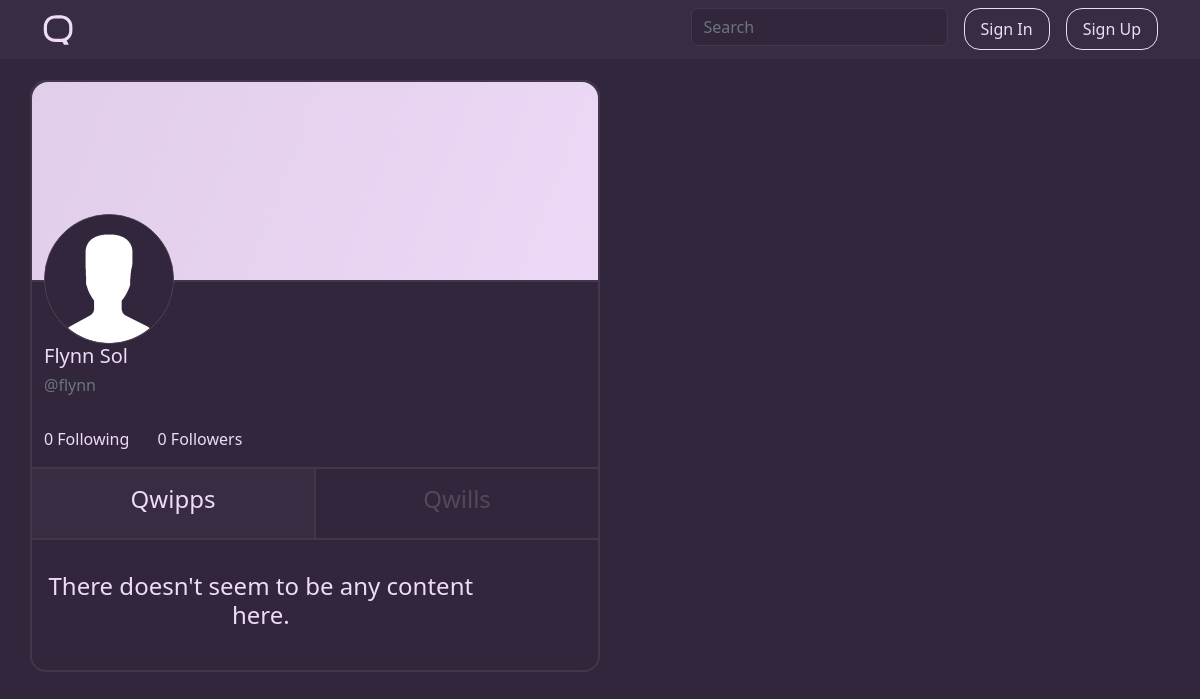
The page /u/flynn on the database as committed earlier.
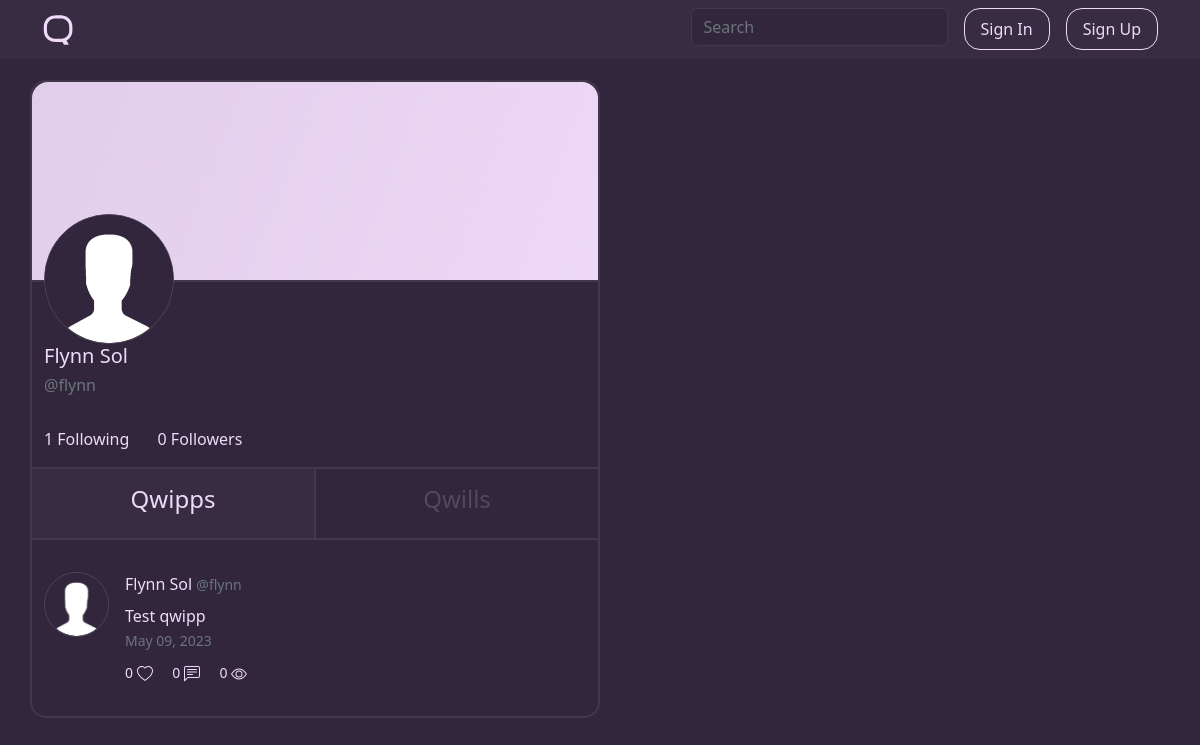
The same page on the database as committed later.
### qwippit/models.py (models this page shows, shortened)
class User(db.Model, UserMixin):
    id = db.Column(db.Integer, primary_key=True)
    username = db.Column(db.String(16), unique=True, nullable=False)
    displayname = db.Column(db.String(20), nullable=False)
    email = db.Column(db.String(120), unique=True, nullable=False)
    bio = db.Column(db.String(256))
    image_file = db.Column(db.String(20), nullable=False, default='default.png')
    banner_file = db.Column(db.String(20), nullable=False, default='default.png')
    password = db.Column(db.String(60), nullable=False)
    verified = db.Column(db.Boolean(), nullable=False, default=False)
    emailverified = db.Column(db.Boolean(), nullable=False, default=False)
    following = db.relationship('User',
                                secondary=followers,
                                primaryjoin=(followers.c.follower_id == id),
                                secondaryjoin=(followers.c.followed_id == id),
                                backref=db.backref('followers', lazy='dynamic'),
                                lazy='dynamic')
    viewed_qwipps = db.relationship('Qwipp', secondary='qwippViews', backref='hasViewed')
    viewed_qwills = db.relationship('Qwill', secondary='qwillViews', backref='hasViewed')
    liked_qwipps = db.relationship('Qwipp', secondary='qwippLikes', backref='hasLiked')
    liked_qwills = db.relationship('Qwill', secondary='qwillLikes', backref='hasLiked')
    qwipps = db.relationship('Qwipp', backref='author', lazy=True)
    qwills = db.relationship('Qwill', backref='author', lazy=True)
    roles = db.relationship('Role', secondary='user_roles')
    like_notifications = db.Column(db.Boolean(), nullable=False, default=True)
    follow_notifications = db.Column(db.Boolean(), nullable=False, default=True)
    reply_notifications = db.Column(db.Boolean(), nullable=False, default=True)

class Qwipp(db.Model):
    id = db.Column(db.Integer, primary_key=True)
    date_posted = db.Column(db.DateTime, nullable=False, default=datetime.utcnow)
    date_edited = db.Column(db.DateTime)
    content = db.Column(db.Text(256), nullable=False)
    views = db.Column(db.Integer, nullable=False, default=0)
    likes = db.Column(db.Integer, nullable=False, default=0)
    is_reply = db.Column(db.Boolean(), nullable=False, default=False)
    qwill_reply_id = db.Column(db.Integer, db.ForeignKey('qwill.id'))
    qwipp_reply_id = db.Column(db.Integer, db.ForeignKey('qwipp.id'))
    user_id = db.Column(db.Integer, db.ForeignKey('user.id'), nullable=False)
    replies = db.relationship('Qwipp', backref=db.backref('qwipp_replied_to', remote_side=[id]))
    hashtags = db.Column(db.Integer, db.ForeignKey('hashtag.id'))

### qwippit/users/routes.py (the view)
@users.route("/u/<string:username>")
def profile(username):
    user = User.query.filter(func.lower(User.username) == func.lower(username)).first_or_404()
    qwipps = Qwipp.query.filter_by(author=user)\
        .order_by(Qwipp.date_posted.desc()).all()
    qwills = Qwill.query.filter_by(author=user) \
        .order_by(Qwill.date_posted.desc()).all()
    return render_template('users/profile.html', qwipps=qwipps, qwills=qwills, user=user, title=user.displayname + " (@" + username + ")")

### qwippit/templates/users/profile.html (shortened to what this page needs)
{% extends "main/layout.html" %}
{% block content %}
        <div class="profile-content row">
            <img class="banner-image" height="200px" src="{{ url_for('static', filename='banner_pics/' + user.banner_file) }}">
            <div class="profile-info col">
                <img class="me-3 rounded-circle border border-highlight profile-picture" width="130px" height="130px" src="{{ url_for('static', filename='profile_pics/' + user.image_file) }}">
                <div class="profile-name">
                    <h5 class="main-font-nh mr-2">{{ user.displayname }}</h5>
                    <h6 class="text-muted">@{{ user.username }}</h6>
                </div>
            </div>
            <div class="followers-following mb-3">
                <a href="{{ url_for('users.user_following', username=user.username) }}" class="main-font me-4">{{ user.following.count() | number_format }} Following</a>
                {% if user.followers.count() == 1 %}
                    <a href="{{ url_for('users.user_followers', username=user.username) }}" class="main-font" id="user-followers">{{ user.followers.count() | number_format }} Follower</a>
                {% else %}
                    <a href="{{ url_for('users.user_followers', username=user.username) }}" class="main-font" id="user-followers">{{ user.followers.count() | number_format }} Followers</a>
                {% endif %}
            </div>
        </div>
        <div class="row profile-center-content-top">
            <div class="col feed-option feedoption active" onclick="QwippQwill(event, 'qwipp')" id="defaultOpen">
                <h4>Qwipps</h4>
            </div>
            <div class="col feed-option feedoption profile-feed-qwill" onclick="QwippQwill(event, 'qwill')">
                <h4>Qwills</h4>
            </div>
        </div>
    <div id="qwipp" class="feed">
        {% if qwipps |length != 0 %}
            {% for qwipp in qwipps %}
                <article onclick="location.href='{{ url_for('users.qwipp', username=qwipp.author.username, qwipp_id=qwipp.id) }}'" class="row content-section">
                    <div class="d-flex media">
                        <img class="me-3 rounded-circle border border-highlight" width="65px" height="65px" src="{{ url_for('static', filename='profile_pics/' + qwipp.author.image_file) }}">
                        <div class="media-body">
                            {% if qwipp.is_reply %}
                                <div class="article-metadata">
                            {% else %}
                                <div class="article-metadata mb-2">
                            {% endif %}
                                <a class="author-link-nh mr-2">{{ qwipp.author.displayname }}</a>
                                <small class="text-muted">@{{ qwipp.author.username }}</small>
                            </div>
                            <div class="content">
                                <p>
                                    {% for word in qwipp.content.split() %}
                                        {% if word.startswith('#') %}
                                            <a class="reverse-font" href="{{ url_for('main.hashtagPosts', hashtag=word[1:]) }}">{{ word }}</a>
                                        {% elif word.startswith('@') %}
                                            <a class="reverse-font" href="{{ url_for('users.profile', username=word[1:]) }}">{{ word }}</a>
                                        {% else %}
                                            {{ word }}
                                        {% endif %}
                                    {% endfor %}
                                </p>
                            <div>
                            <small class="date-time text-muted">{{ qwipp.date_posted.strftime('%b %d, %Y') }}</small>
                            <div class="bottom-content mt-2">
                                {% if qwipp.author.username == current_user.username %}
                                    <small class="main-font-nh">
                                        <span id="likes-qwipp-{{ qwipp.id }}">{{ qwipp.likes | number_format }}</span>
                                        <svg xmlns="http://www.w3.org/2000/svg" width="16" height="16" fill="currentColor" class="bi bi-heart-fill" viewBox="0 0 16 16">
                                          <path fill-rule="evenodd" d="M8 1.314C12.438-3.248 23.534 4.735 8 15-7.534 4.736 3.562-3.248 8 1.314z"/>
                                        </svg>
                                    </small>
                                {% else %}
                                    {% if current_user.is_authenticated %}
                                        {% if qwipp in current_user.liked_qwipps %}
                                            <small class="likes">
                                                <a onclick="likeQwipp('{{ qwipp.author.username }}', {{ qwipp.id }}); event.stopPropagation();" class="main-font">
                                                    <span id="likes-qwipp-{{ qwipp.id }}">{{ qwipp.likes | number_format }}</span>
                                                    <svg xmlns="http://www.w3.org/2000/svg" width="16" height="16" fill="currentColor" id="heart-qwipp-{{ qwipp.id }}" class="bi bi-heart-fill" viewBox="0 0 16 16">
                                                      <path fill-rule="evenodd" d="M8 1.314C12.438-3.248 23.534 4.735 8 15-7.534 4.736 3.562-3.248 8 1.314z"/>
                                                    </svg>
                                                </a>
                                            </small>
                                        {% else %}
                                            <small class="likes">
                                                <a onclick="likeQwipp('{{ qwipp.author.username }}', {{ qwipp.id }}); event.stopPropagation();" class="main-font">
                                                    <span id="likes-qwipp-{{ qwipp.id }}">{{ qwipp.likes | number_format }}</span>
                                                    <svg xmlns="http://www.w3.org/2000/svg" width="16" height="16" fill="currentColor" id="heart-qwipp-{{ qwipp.id }}" class="bi bi-heart" viewBox="0 0 16 16">
                                                      <path d="m8 2.748-.717-.737C5.6.281 2.514.878 1.4 3.053c-.523 1.023-.641 2.5.314 4.385.92 1.815 2.834 3.989 6.286 6.357 3.452-2.368 5.365-4.542 6.286-6.357.955-1.886.838-3.362.314-4.385C13.486.878 10.4.28 8.717 2.01L8 2.748zM8 15C-7.333 4.868 3.279-3.04 7.824 1.143c.06.055.119.112.176.171a3.12 3.12 0 0 1 .176-.17C12.72-3.042 23.333 4.867 8 15z"/>
                                                    </svg>
                                                </a>
                                            </small>
                                        {% endif %}
                                    {% else %}
                                        <small class="likes">
                                            <a href="{{ url_for('users.signin') }}" class="main-font">
                                                <span id="likes-qwipp-{{ qwipp.id }}">{{ qwipp.likes | number_format }}</span>
                                                <svg xmlns="http://www.w3.org/2000/svg" width="16" height="16" fill="currentColor" id="heart-qwipp-{{ qwipp.id }}" class="bi bi-heart" viewBox="0 0 16 16">
                                                  <path d="m8 2.748-.717-.737C5.6.281 2.514.878 1.4 3.053c-.523 1.023-.641 2.5.314 4.385.92 1.815 2.834 3.989 6.286 6.357 3.452-2.368 5.365-4.542 6.286-6.357.955-1.886.838-3.362.314-4.385C13.486.878 10.4.28 8.717 2.01L8 2.748zM8 15C-7.333 4.868 3.279-3.04 7.824 1.143c.06.055.119.112.176.171a3.12 3.12 0 0 1 .176-.17C12.72-3.042 23.333 4.867 8 15z"/>
                                                </svg>
                                            </a>
                                        </small>
                                    {% endif %}
                                {% endif %}
                                {% if current_user.is_authenticated %}
                                    <a href="{{ url_for('users.reply_qwipp', username=qwipp.author.username, qwipp_id=qwipp.id) }}" class="main-font ms-3">
                                        <span id="replies-qwipp-{{ qwipp.id }}">{{ qwipp.replies | length | number_format }}</span>
                                        <svg xmlns="http://www.w3.org/2000/svg" width="16" height="16" fill="currentColor" class="bi bi-chat-left-text comments" viewBox="0 0 16 16">
                                          <path d="M14 1a1 1 0 0 1 1 1v8a1 1 0 0 1-1 1H4.414A2 2 0 0 0 3 11.586l-2 2V2a1 1 0 0 1 1-1h12zM2 0a2 2 0 0 0-2 2v12.793a.5.5 0 0 0 .854.353l2.853-2.853A1 1 0 0 1 4.414 12H14a2 2 0 0 0 2-2V2a2 2 0 0 0-2-2H2z"/>
                                          <path d="M3 3.5a.5.5 0 0 1 .5-.5h9a.5.5 0 0 1 0 1h-9a.5.5 0 0 1-.5-.5zM3 6a.5.5 0 0 1 .5-.5h9a.5.5 0 0 1 0 1h-9A.5.5 0 0 1 3 6zm0 2.5a.5.5 0 0 1 .5-.5h5a.5.5 0 0 1 0 1h-5a.5.5 0 0 1-.5-.5z"/>
                                        </svg>
                                    </a>
                                {% else %}
                                    <small class="main-font-nh ms-3">
                                        <span id="replies-qwipp-{{ qwipp.id }}">{{ qwipp.replies | length | number_format }}</span>
                                    </small>
                                {% endif %}
                                <small class="main-font-nh views ms-3">
                                    <span>{{ qwipp.views | number_format }}</span>
                                </small>
                            </div>
                        </div>
                    </div>
                </article>
            {% endfor %}
        {% else %}
            <article class="row content-section profile-empty-content-section">
                <div class="media">
                    <div class="media-body">
                        <div class="content">
                            {% if user == current_user %}
                                <h4 class="article-content">Qwipp something to start filling up this feed!</h4>
                            {% else %}
                                <h4 class="article-content">There doesn't seem to be any content here.</h4>
                            {% endif %}
                </div>
            </article>
        {% endif %}
    </div>
{% endblock content %}

Rows that differ between the two databases and show on the page:
added Qwipp: image_file (placeholder picture), author.displayname "Flynn Sol", author.username "flynn", split "Test" "qwipp", date_posted "May 09, 2023", likes|number_format "0", {{ qwipp.id }} 1 (drawn), replies|length "0", views|number_format "0"
Other text that changed with them:
{{ user.following.count() | number_format }}: "0" → "1"
text no longer shown: "There doesn't seem to be any content here."
